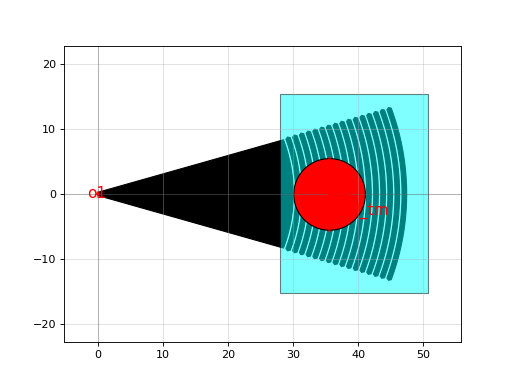

Recreate this plot in Python.
import gdsfactory as gf

c = gf.components.grating_coupler_elliptical_tm(polarization='tm', taper_length=30, taper_angle=40.0, wavelength=1.554, fiber_angle=15.0, grating_line_width=0.707, wg_width=0.5, neff=1.8, nclad=1.443, layer=(1, 0), n_periods=16, big_last_tooth=False, layer_slab=(2, 0), slab_xmin=-2, slab_offset=2.0, fiber_marker_width=11.0, fiber_marker_layer=(204, 0), spiked=True)
c.plot()
